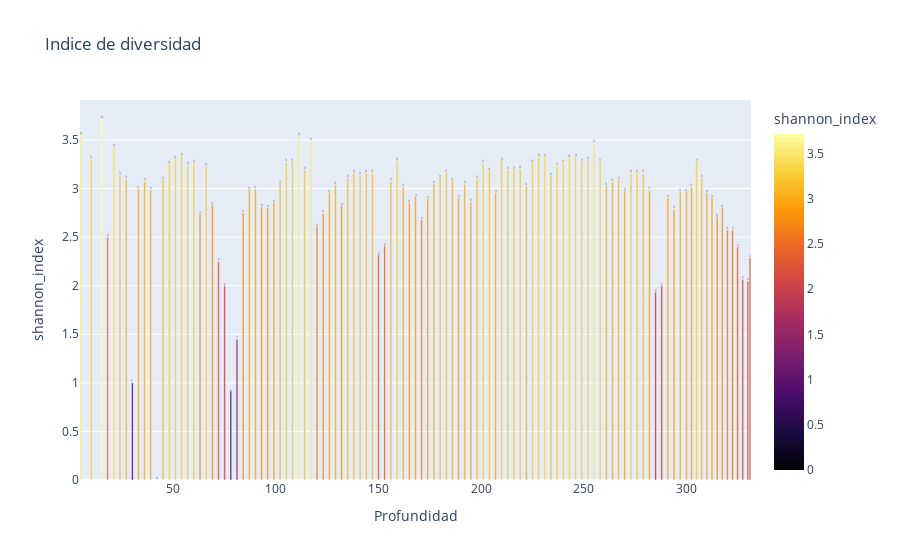

The notebook cell saved with this chart:
### Code cell
df_indice_diversidad = df_indice_diversidad.reset_index(level=0).rename(columns={"index": "Genero"})

fig = px.bar(df_indice_diversidad,y='shannon_index',x ="Profundidad", color='shannon_index',color_continuous_scale='inferno',text_auto='.1', title="Indice de diversidad")
fig.update_traces(textfont_size=12, textangle=0, textposition="outside", cliponaxis=False)
fig.show()
